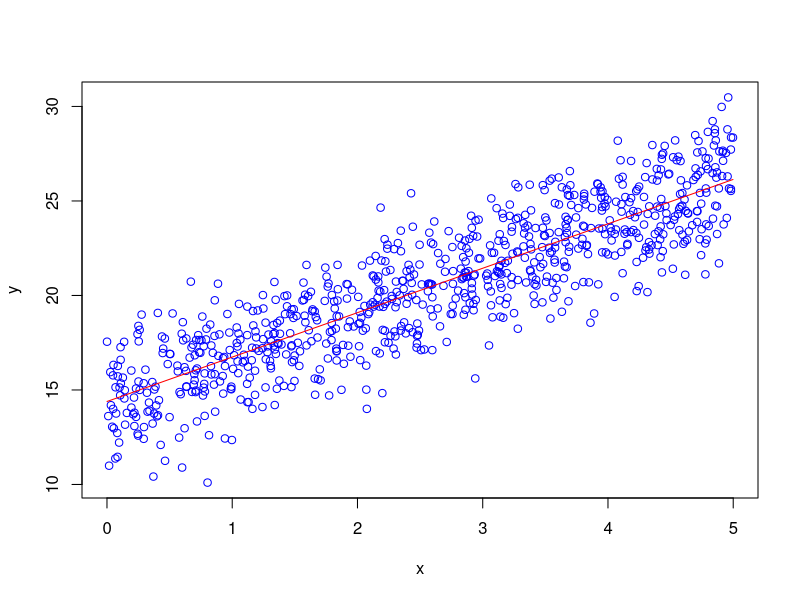
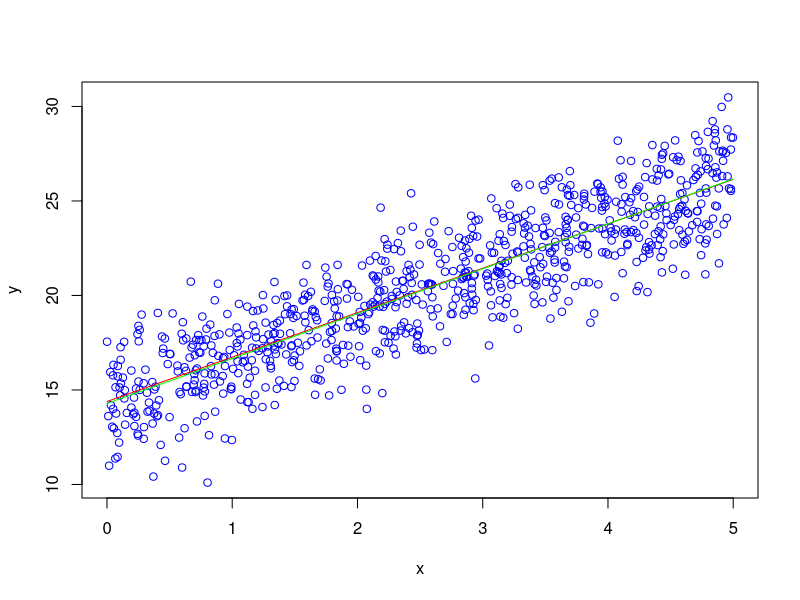
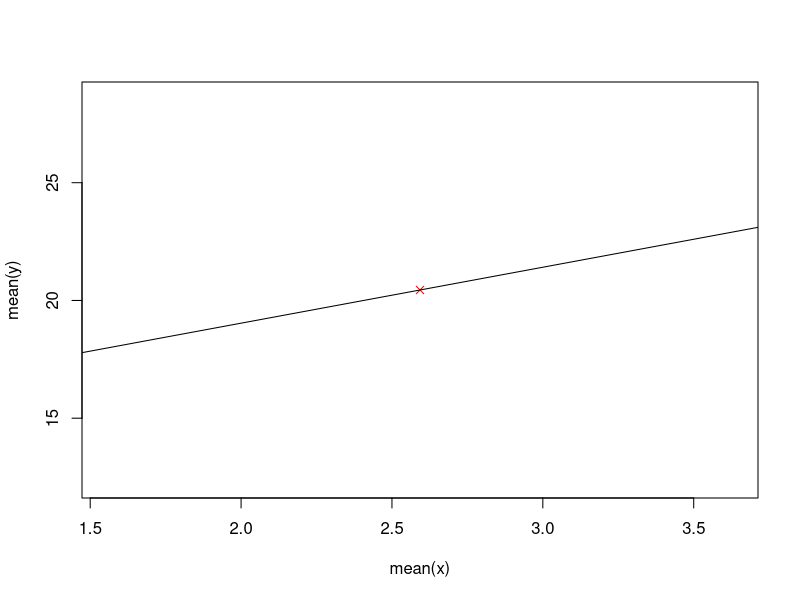
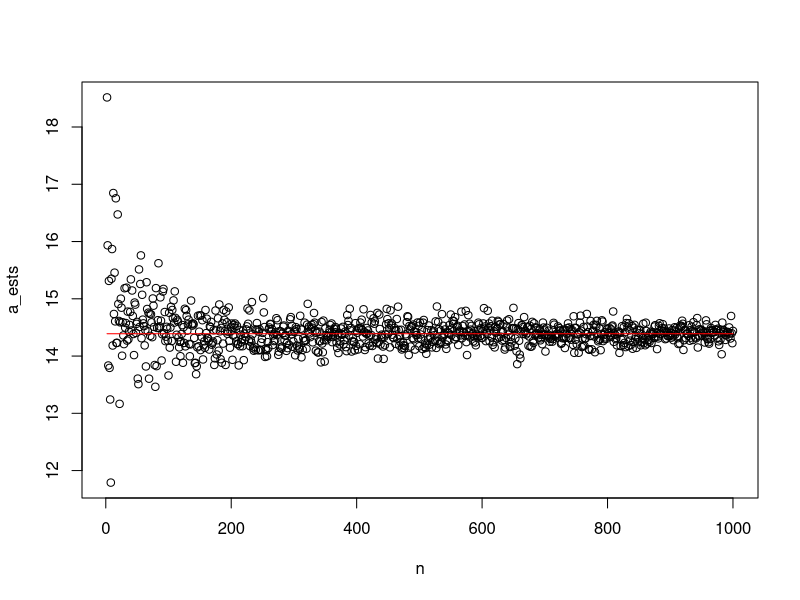
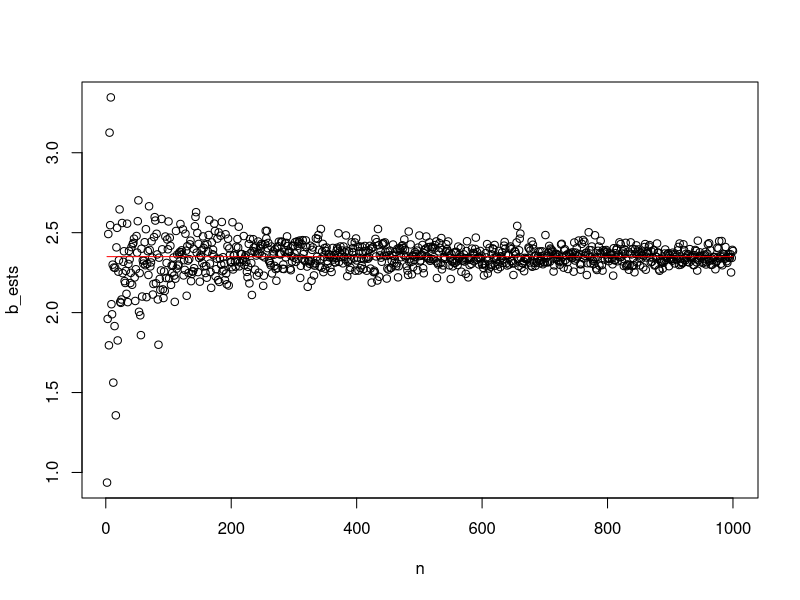
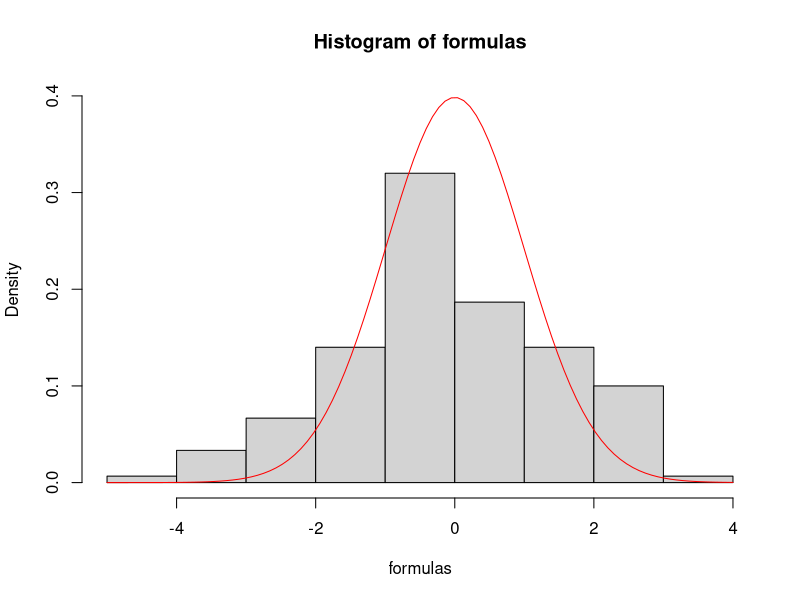

Source code (R) for these figures, in order: (Note: this script raises an error after producing the figures.)
# Auteurs  : Chloé Lezaire & Alexandre Bidaux

# Scripts de la partie 2

## Setup 
a0<-round(runif(1,3,15),2)  
b0<-round(runif(1,1,5),2)  
s0<-round(runif(1,1,3),2)

## Q1a
# n est une valeure aléatoire comprise entre 200 et 1000
# (si on veut des résultats toujours a peu près similaire on peut aussi fixer la variable)
n <- sample(200:1000,1, replace=F) 
x <- runif(n, 0, 5)


## Q1b - On crée Y tel que y suit une formule de regression lineaire (basée sur la loi normale)
generate_y <- function(x, a, b, s) {
  v <- c()
  for(xi in x) {
    v <- c(v, rnorm(1, a + xi*b, s))
  }
  return(v)
}
y <- generate_y(x, a0, b0, s0)

## Q2
plot(x, y, col="blue")
lines(x, a0 + x*b0, add=TRUE, col="red")

## Q3
b_estim <- function(x, y) {
  if (length(x) != length(y)) {
    stop("x et y n'ont pas la même taille")
  }
  n <- length(x)
  sxY <- mean(x*y)-mean(x)*mean(y)
  s2x <- mean((x - mean(x))**2)
  return(sxY/s2x)
}
a_estim <- function(x, y) {
  if (length(x) != length(y)) {
    stop("x et y n'ont pas la même taille")
  }
  b_est <- b_estim(x, y)
  return(mean(y) - b_est*mean(x))
}
sigma_estim <- function(x, y) {
  if (length(x) != length(y)) {
    stop("x et y n'ont pas la même taille")
  }
  a_est <- a_estim(x, y)
  b_est <- b_estim(x, y)
  # Erreur dans le sujet ? pas de sqrt ici normalement mais sans les résultats ne sont plus cohérents
  return(sqrt(mean((y - a_est - b_est*x)**2)))
  #return(mean((y - a_est - b_est*x)**2))
}

## Q4
a_est <- a_estim(x, y)
b_est <- b_estim(x, y)
sigma_est <- sigma_estim(x, y)

## Q5
plot(x, y, col="blue")
lines(x, a0 + x*b0, add=TRUE, col="red")
y_ests <- a_est + b_est*x
lines(x, y_ests, add=TRUE, col="green")

## Q6
e_ests <- y - y_ests
sum(e_ests)

## Q7
plot(mean(x), mean(y), col="red", pch=4)
lines(x, y_ests, col="black", add=TRUE)

## Q8
donnees <- data.frame(varx = x, vary = y)
reg <- lm(vary~varx, data = donnees)
summary(reg)

## Q9
n = seq(2, 1000, by=1)
a_ests = c()
b_ests = c()
for (ni in n) {
  x2 <- runif(ni, 0, 5)
  y2 <- generate_y(x2, a0, b0, s0)
  a_ests = c(a_ests, a_estim(x2, y2))
  b_ests = c(b_ests, b_estim(x2, y2))
}
plot(n, a_ests, col="black")
lines(n, n*0 + a0, col="red", add=TRUE)
plot(n, b_ests, col="black")
lines(n, n*0 + b0, col="red", add=TRUE)

## Q10
n <- 200
xt <- replicate(150, runif(n, 0, 5))
formulas <- c()
for (t in 1:150) {
  xti <- xt[t,]
  yti <- generate_y(xti, a0, b0, s0)
  a_est_t <- a_estim(xti, yti)
  s2xt <- mean((yti - mean(yti))*(xti - mean(xti)))/b_estim(xti, yti)
  #s2xt <-  mean((xti - mean(xti))**2)
  sigma_est_t <- sigma_estim(xti, yti)
  res <- (a_est_t - a0)/sqrt((sigma_est_t/n)*(1+((mean(xti)**2)/s2xt)))
  formulas <- c(formulas, res)
}
hist(formulas, prob = TRUE, ylim = c(0, max(dt(x, df=n-2))))
curve(dt(x, df=n-2), col="red", add=TRUE)

## Q11 - Finir samedi
gen_IC_a <- function (xi, yi, n, niveauconfiance) {
  print(niveauconfiance)
  alpha <- 1 - niveauconfiance
  s2x <- mean((yti - mean(yti))*(xti - mean(xti)))/b_estim(xti, yti)
  loi_student <- dt(xi, df=n-2)
  q <- quantile(loi_student, probs = c(1-alpha/2))
  quantiles <- c(-q, q)
  sigma_est <- sigma_estim(xi, yi)
  a_est <- a_estim(xi, yi)
  a_IC <- a_est + quantiles*sqrt((sigma_est/n)*(1+((mean(xi)**2)/s2x)))
  return(unname(a_IC))
}
gen_IC_b <- function (xi, yi, n, niveauconfiance) {
  alpha <- 1 - niveauconfiance
  s2x <- mean((yti - mean(yti))*(xti - mean(xti)))/b_estim(xti, yti)
  loi_student <- dt(xi, df=n-2)
  q <- quantile(loi_student, probs = c(1-alpha/2))
  quantiles <- c(-q, q)
  sigma_est <- sigma_estim(xi, yi)
  b_est <- b_estim(xi, yi)
  b_IC <- b_est + quantiles*sqrt(sigma_est/(n*s2x))
  return(unname(b_IC))
}
# A revoir car la formule du Chi2 n'est pas bonne
gen_IC_s <- function (xi, yi, n, niveauconfiance) {
   alpha <- 1 - niveauconfiance
   sigma_est <- sigma_estim(xi, yi)
   loi_chi2 <- dchisq(xi, df=n-2)
   quantiles <- quantile(loi_chi2, probs=c(1-(alpha/2), alpha/2))
   s_IC <- ((n-2)*sigma_est)/quantiles
   return(unname(s_IC))
}

## Q12
a_IC_100 <- replicate(100, gen_IC_a(runif(n, 0, 5), generate_y(xs, a0, b0, s0), n, runif(1)))
